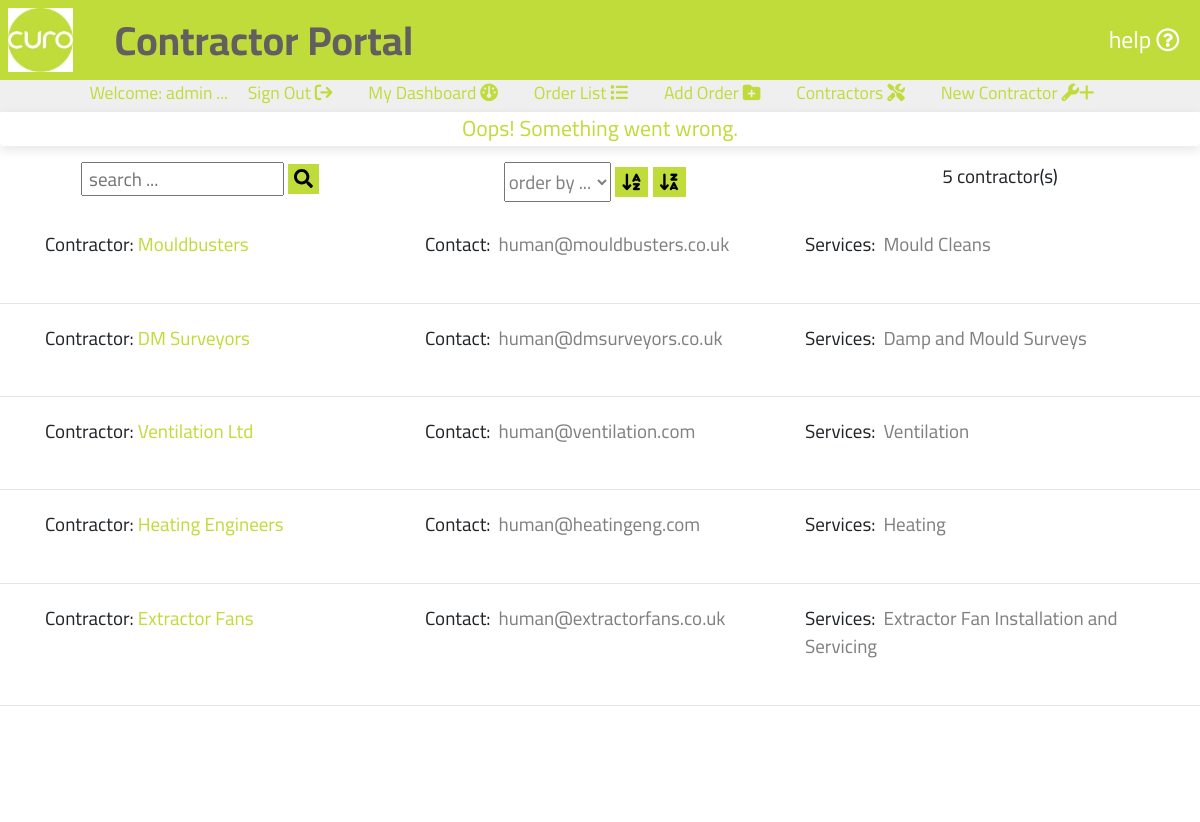
/contractors001/orderContractors (signed in), run on the app's committed database.
### portal001/models.py (models this page shows, shortened)
class Contractors(models.Model):
    class Meta:
        verbose_name_plural = 'Contractors'
    contractor = models.CharField(max_length=254, null=False, primary_key=True)
    secondaryContact = models.EmailField(max_length=254, unique=True)
    services = models.CharField(max_length=9999, null=True, blank=True)

### contractors001/views.py (the view)
# urls.py: path('orderContractors', views.orderContractors, name='orderContractors'),
def orderContractors(request):
    contractorlist = Contractors.objects.all()
    contractor_list_length = contractorlist.count()
    searchstring = ""
    if request.GET:
        if 'searchstring' in request.GET:
            searchstring = request.GET['searchstring']
            queries = (Q(contractor__icontains=searchstring) |
                       Q(secondaryContact__icontains=searchstring) |
                       Q(services__icontains=searchstring))
            contractors = Contractors.objects.all()
            contractorlist = (contractors.filter(queries))
            contractor_list_length = contractorlist.count()
        if 'searchorder' in request.GET:
            searchorder = request.GET['searchorder']
        if 'order_field' in request.GET:
            orderfield = request.GET['order_field']
            if orderfield == 'contractor':
                if searchorder == 'az':
                    contractorlist = contractorlist.order_by('contractor')
                if searchorder == 'za':
                    contractorlist = contractorlist.order_by('-contractor')
            if orderfield == 'secondaryContact':
                if searchorder == 'az':
                    contractorlist = contractorlist.order_by('secondaryContact')
                if searchorder == 'za':
                    contractorlist = contractorlist.order_by('-secondaryContact')
            if orderfield == 'notes':
                if searchorder == 'az':
                    contractorlist = contractorlist.order_by('services')
                if searchorder == 'za':
                    contractorlist = contractorlist.order_by('-services')
    else:
        messages.success(request, 'Oops! Something went wrong.')
    context = {
        'contractorlist': contractorlist,
        'contractor_list_length': contractor_list_length,
        'searchstring': searchstring,
    }
    return render(request, 'curo/contractorlist.html', context)

### contractors001/templates/curo/contractorlist.html (shortened to what this page needs)
{% extends "basemodule001.html" %}
{% load static %}
{% block content %}
    {% if user.is_authenticated %}
        <section id="textsection">
            {% if user.is_authenticated %}
                <div class ="row mt-3 mb-3 searchform">
                    <div class="col-lg-4 mb-2">
                        <form action="{% url 'searchContractors' %}" method="GET" id="search_form" >
                            <input class="search-input text-blue text-xs" type="text" name="search_string" id="search_string" placeholder=" search ..." maxlength="50">
                            <button class="mt-0 text-center" type="submit" onclick="return validateSearch();">
                                <i class="fas fa-search"></i>
                            </button>
                        </form>
                    </div>
                    <div class="col-lg-4">
                        <form action="{% url 'orderContractors' %}" method="GET" id="order_field_form" >
                            <select class="search-input text-blue text-xs" type="text" name="order_field" id="order_field" placeholder=" order by ..." maxlength="50">
                                <option value="blank">order by ...</option>
                            </select>
                            <button class="mt-0 text-center" type="submit" onclick="return orderAz();">
                                <i class="fa-solid fa-arrow-down-a-z"></i>
                            </button>
                            <button class="mt-0 text-center" type="submit" onclick="return orderZa();">
                                <i class="fa-solid fa-arrow-down-z-a"></i>
                            </button>
                        </form>
                    </div>
                    <div class="col-lg-4">
                        <p class="">{{ contractor_list_length }} contractor(s)</p>
                    </div>
                </div>
                {% for contractor in contractorlist %}
                    <div class="orderlist ml-auto mr-auto">
                        <div class ="row">
                            <div class="col-lg-4">
                                <p class="pb-0 pl-0 mt-1 mb-1">Contractor: <a class="orange-highlight" href ="{% url 'selectContractor' contractor.contractor %}">{{ contractor.contractor }}</a></p>
                            </div>
                            <div class="col-lg-4">
                                <div class="mt-1 mb-1">Contact:<span class="orderlistspan pl-2 pr-2 mb-4">{{ contractor.secondaryContact }}</span></div>
                            </div>
                            <div class="col-lg-4">
                                <div class="mt-1 mb-1">Services:<span class="orderlistspan pl-2 pr-2 mb-4">{{ contractor.services }}</span></div>
                            </div>
                        </div>
                    </div>
                    <br>
                    <hr>
                {% endfor %}
            {% endif %}
        </section>
    {% endif %}
{% endblock %}

### templates/includes/templates/topper.html (shortened to what this page needs)
<div id="topper" class="d-block align-vertically align-horizontally">
    {% if user.is_authenticated %}
    <p class="d-none d-lg-block paramedium ml-auto mr-auto">Welcome: <span id="user-name">{{ user.username }}</span> ...
        <a class="mr-3 ml-3" href="{% url 'account_logout' %}"> Sign Out <i class="fa-solid fa-arrow-right-from-bracket"></i></a>
        {% if page == 'dashboard' %}
            <a class="mr-3 ml-3 page" href="{% url 'dashboard' 'all' %}"> My Dashboard <i class="fa-solid fa-gauge"></i></a>
        {% else %}
            <a class="mr-3 ml-3" href="{% url 'dashboard' 'all' %}"> My Dashboard <i class="fa-solid fa-gauge"></i></a>
        {% endif %}
        {% if page == 'orderlist' %}
            <a class="mr-3 ml-3 page" href="{% url 'curo' %}"> Order List<i class="fa-solid fa-list"></i></a>
        {% else %}
            <a class="mr-3 ml-3" href="{% url 'curo' %}"> Order List <i class="fa-solid fa-list"></i></a>
        {% endif %}
        {% for group in user.groups.all %}
            {% if group.name == 'Edit' %}
                {% if page == 'ordernew' %}
                    <a class="mr-3 ml-3 page" href="{% url 'createOrder' %}"> Add Order <i class="fa-solid fa-folder-plus"></i></a>
                {% else %}
                    <a class="mr-3 ml-3" href="{% url 'createOrder' %}"> Add Order <i class="fa-solid fa-folder-plus"></i></a>
                {% endif %}
            {% endif %}
        {% endfor %}
        {% if page == 'contractorlist' %}
            <a class="mr-3 ml-3 page" href="{% url 'curoContractors' %}"> Contractors <i class="fa-solid fa-screwdriver-wrench"></i></a>
        {% else %}
            <a class="mr-3 ml-3" href="{% url 'curoContractors' %}"> Contractors <i class="fa-solid fa-screwdriver-wrench"></i></a>
        {% endif %}
        {% for group in user.groups.all %}
            {% if group.name == 'Edit' %}
                {% if contractorlist %}
                    {% if page == 'contractornew' %}
                        <a class="mr-3 ml-3 page" href="{% url 'newContractor' %}"> New Contractor <i class="fa-solid fa-wrench">+</i></a>
                    {% else %}
                        <a class="mr-3 ml-3" href="{% url 'newContractor' %}"> New Contractor <i class="fa-solid fa-wrench">+</i></a>
                    {% endif %}
                {% endif %}
            {% endif %}
        {% endfor %}
    </p>
    {% else %}
    <p class="paramedium">Welcome: Please sign in to continue ...
        <a class="mr-3 ml-3" href ="{% url 'account_login' %}"> Sign In <i class="fa-solid fa-arrow-right-to-bracket"></i></a>
    </p>
    {% endif %}
</div>

### static/css/stylescuro.css (style rules this page uses)
body, html { padding: 0; margin: 0; }
.align-vertically { display: flex; align-items: center; justify-content: center; }
a { background-color: transparent; color: #ffffff; }
.orange-highlight, .order-number { color: #C0DC3B; }
.row { margin-right: 0; margin-left: 0; }
#textsection, #certsection { background-color: #ffffff; font-family: 'Cairo', sans-serif; text-align: center; min-height: 82.5vh; }
#topper, #topper a { background-color: #EFEFEF; color: #C0DC3B; height: 4vh; text-align: center; font-family: 'Cairo', sans-serif; }
#textsection p { padding: 0 2.5vh 2.5vh; margin: 0; }
#textsection button { margin-top: 2.5vh; background-color: #C0DC3B; border: none; font-size: calc(2.5vh + (10 - 2.5) * ((100vw - 300px) / 1620)); }
.orderlist { width: 95vw; }
.orderlist p, .orderlist div { text-align: left; list-style-type: none; }
#textsection .orderlist p { padding-left: 15px; }
.orderlist .orderlistspan, .search-input { color: gray; }

### data on the page
Contractors: contractor "Mouldbusters", secondaryContact "human@mouldbusters.co.uk", services "Mould Cleans"
Contractors: contractor "DM Surveyors", secondaryContact "human@dmsurveyors.co.uk", services "Damp and Mould Surveys"
Contractors: contractor "Ventilation Ltd", secondaryContact "human@ventilation.com", services "Ventilation"
Contractors: contractor "Heating Engineers", secondaryContact "human@heatingeng.com", services "Heating"
Contractors: contractor "Extractor Fans", secondaryContact "human@extractorfans.co.uk", services "Extractor Fan Installation and Servicing"

### other printed values
{{ user.username }} "admin"
{{ message }} "Oops! Something went wrong."
{{ contractor_list_length }} "5"
